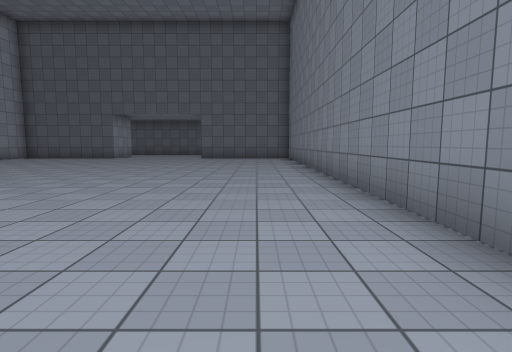
View 1 (above)

19 first-person views from a walk through a Unity game level. The camera is 1.3 m above the floor, tilts 6° down and sees 80° across. The floor is counted in squares, 2 m on a side. Each view is taken from the middle of a square. On the plan, view 1 faces up. The plan holds only what a view shows up to about 10 squares ahead; the rest is blank. The place goes on beyond the plan. Surface patterns are stand-ins for the level's own textures.

View 2
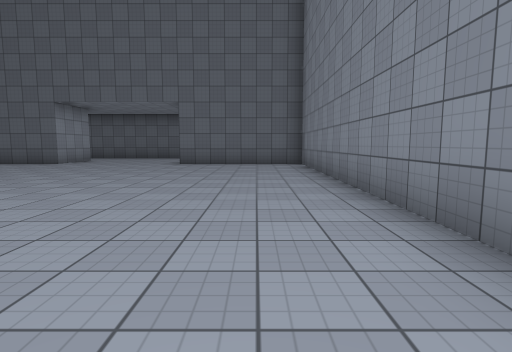

View 3
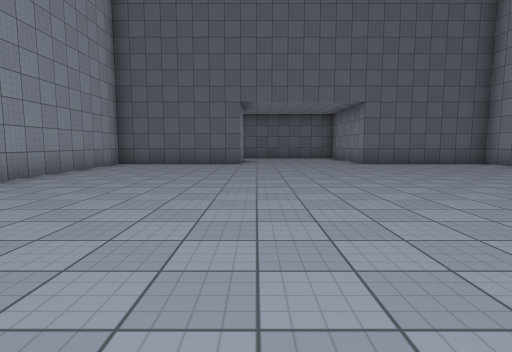

View 4
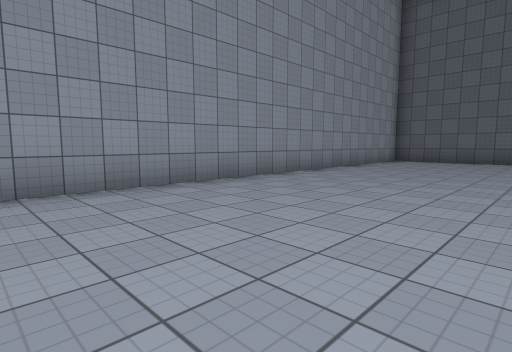

View 5
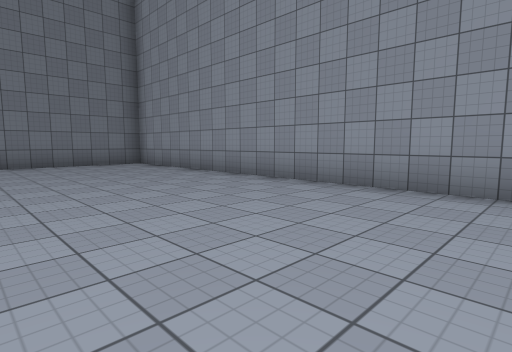

View 6
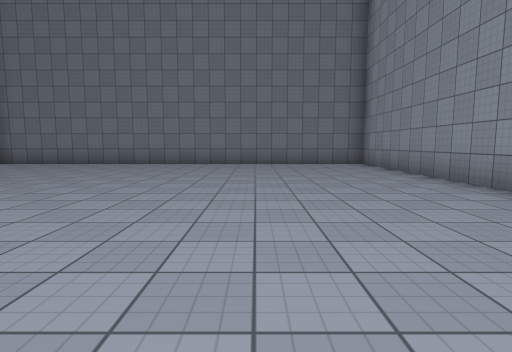

View 7
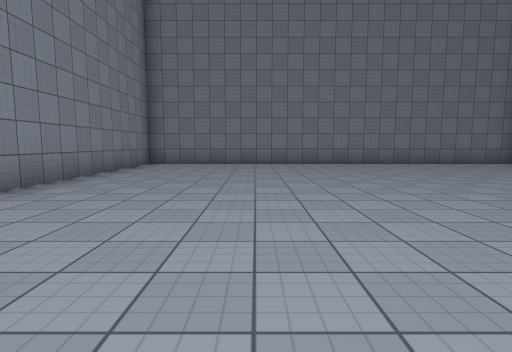

View 8
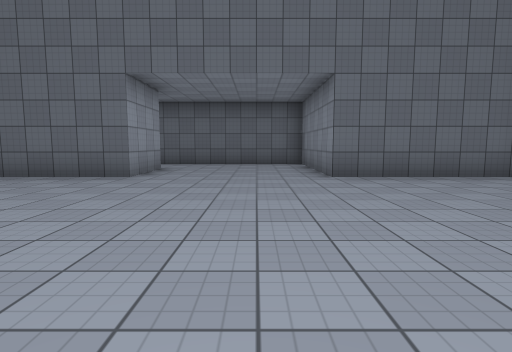

View 9
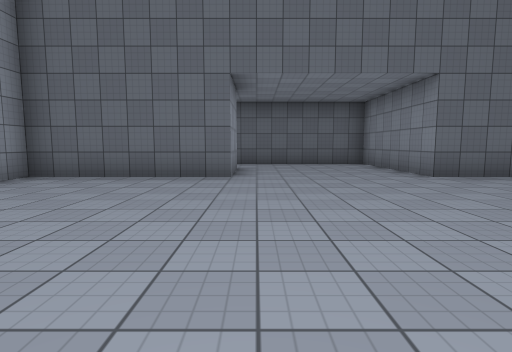

View 10
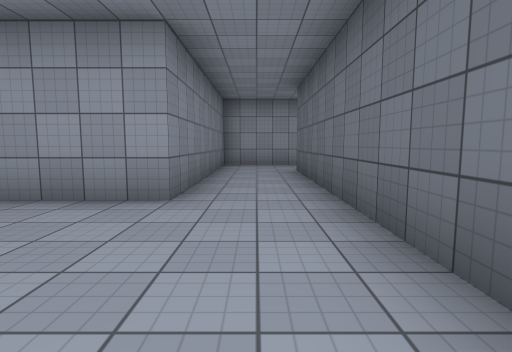

View 11
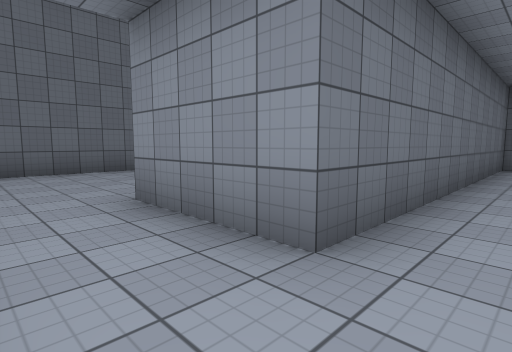

View 12
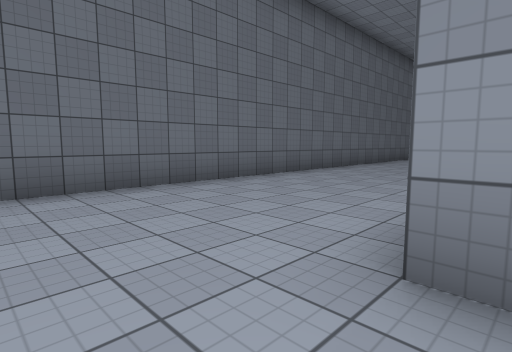

View 13
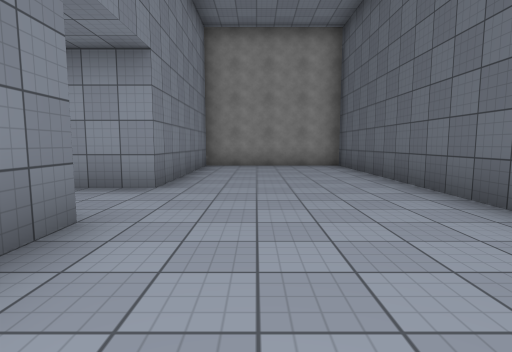

View 14
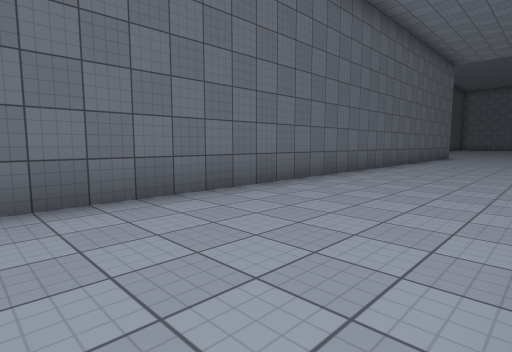

View 15
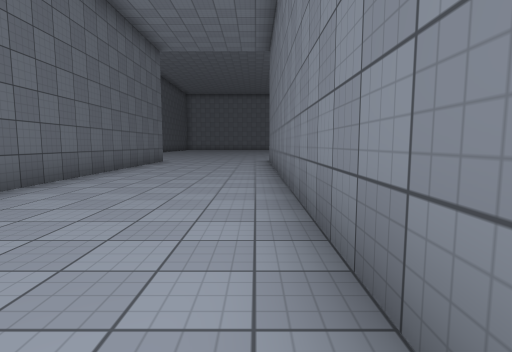

View 16
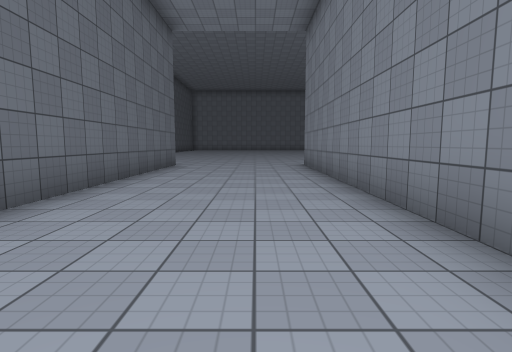

View 17
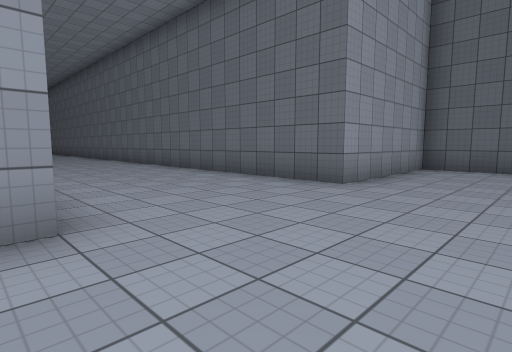

View 18
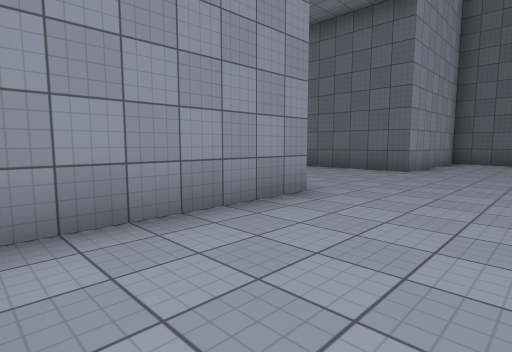

View 19
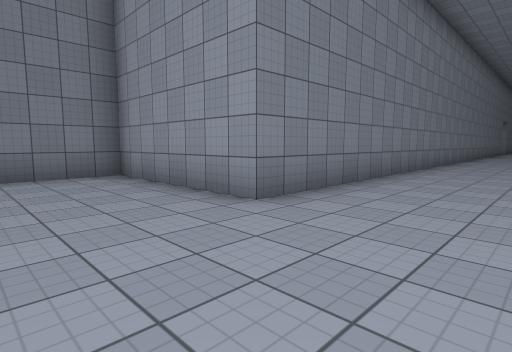

### Floor plan
Points are (right, up) in squares from view 1. A wall is a line through its corners. A room is listed if a view was taken in it or the views show most of it. See-through windows are left out.
Room 1 (views 1, 2, 3, 4, 5, 6, 7, 8, 9, 10)
walls: (1.5, 1.6) (1.5, 14) (-2.5, 14) (-2.5, 18) (-6.5, 18); (-6.5, 16) (-6.5, 14) (-10.5, 14) (-10.5, -6) (1.5, -6) (1.5, -0.1)
ways out: opening at (-7, 17) to room 2
Room 2 (views 11, 12, 13, 14, 15, 16, 17, 18, 19)
walls: (-1.5, 20.5) (9.5, 20.5) (9.5, 16.5) (11.5, 16.5); (-6.5, 18) (-10.5, 18) (-10.5, 20.5) (-9.8, 20.5); (11.4, 28.5) (9.5, 28.5) (9.5, 24.5) (-17.2, 24.5) (-17.2, 20.5) (-12.5, 20.5) (-12.5, 16) (-6.5, 16)
ways out: opening at (-7, 17) to room 1

Positions as (right, up) in squares from view 1, and headings:
1: (0, 0), facing up
2: (0, 4), facing up
3: (-6, 4), facing up
4: (-6, 2), facing up-left
5: (-6, 4), facing down-left
6: (-7, 4), facing down
7: (-2, 4), facing down
8: (-4, 8), facing up
9: (-6, 8), facing up
10: (-3, 17), facing left
11: (-12, 17), facing up-right
12: (-12, 20), facing up-right
13: (-8, 22), facing left
14: (-6, 21), facing up-right
15: (-2, 21), facing right
16: (0, 22), facing right
17: (12, 20), facing up-left
18: (12, 17), facing up-left
19: (12, 23), facing down-left
